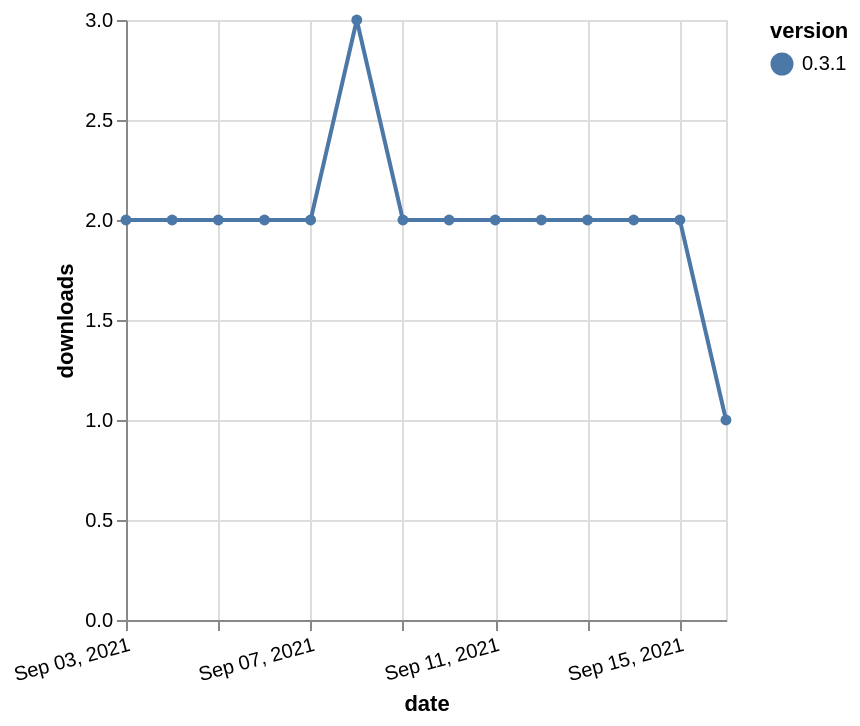

Express this chart as Vega-Lite.
### Vega-Lite specification from a JSON file in a GitHub repository (floating-point values rounded to 4 significant figures)
{"$schema": "https://vega.github.io/schema/vega-lite/v5.json", "description": "A simple bar chart with embedded data.", "data": {"values": [{"date": "2021-09-03", "total": 2120, "delta": 2, "version": "0.3.1"}, {"date": "2021-09-04", "total": 2122, "delta": 2, "version": "0.3.1"}, {"date": "2021-09-05", "total": 2124, "delta": 2, "version": "0.3.1"}, {"date": "2021-09-06", "total": 2126, "delta": 2, "version": "0.3.1"}, {"date": "2021-09-07", "total": 2128, "delta": 2, "version": "0.3.1"}, {"date": "2021-09-08", "total": 2131, "delta": 3, "version": "0.3.1"}, {"date": "2021-09-09", "total": 2133, "delta": 2, "version": "0.3.1"}, {"date": "2021-09-10", "total": 2135, "delta": 2, "version": "0.3.1"}, {"date": "2021-09-11", "total": 2137, "delta": 2, "version": "0.3.1"}, {"date": "2021-09-12", "total": 2139, "delta": 2, "version": "0.3.1"}, {"date": "2021-09-13", "total": 2141, "delta": 2, "version": "0.3.1"}, {"date": "2021-09-14", "total": 2143, "delta": 2, "version": "0.3.1"}, {"date": "2021-09-15", "total": 2145, "delta": 2, "version": "0.3.1"}, {"date": "2021-09-16", "total": 2146, "delta": 1, "version": "0.3.1"}]}, "width": "container", "mark": {"type": "line", "point": {"filled": true}}, "encoding": {"x": {"field": "date", "type": "temporal", "timeUnit": "yearmonthdate", "title": "date", "axis": {"labelAngle": -15}}, "y": {"field": "delta", "type": "quantitative", "title": "downloads"}, "color": {"field": "version", "type": "nominal"}, "tooltip": {"field": "delta"}}}
